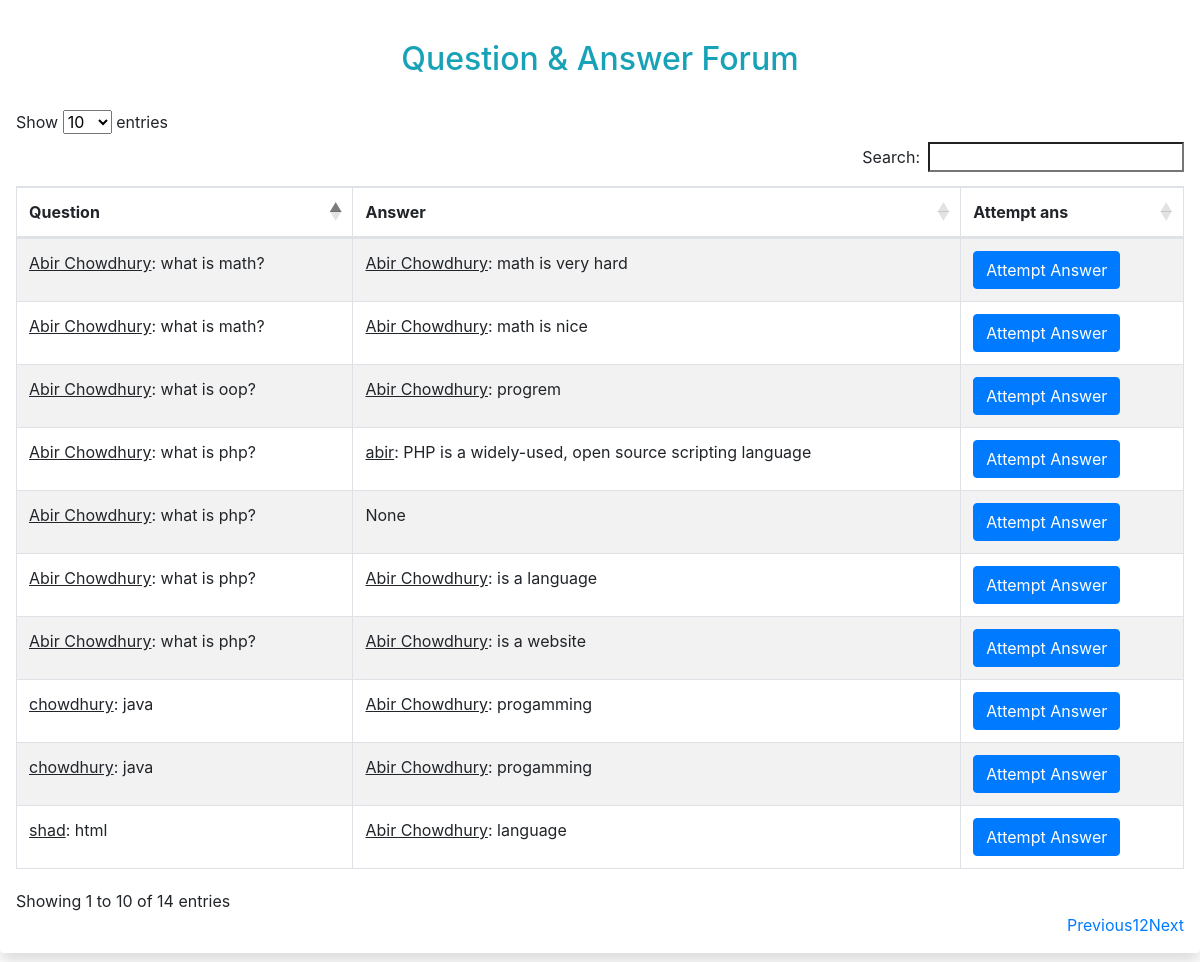
The page /user_qs_ans.php on the database its author committed.
### tables this page shows
CREATE TABLE `req_qs_accept` (
  `S_no` int(11) NOT NULL,
  `User_name` varchar(255) NOT NULL,
  `user_email` varchar(255) NOT NULL,
  `qs` varchar(255) NOT NULL,
  `ans_name` varchar(50) NOT NULL,
  `ans` varchar(500) NOT NULL
);

### user_qs_ans.php (the view, shortened to what this page needs)
<?php
include '_dbconnect.php';
$sql = "SELECT *  FROM req_qs_accept";
$result = mysqli_query($con, $sql);
$num1 = mysqli_num_rows($result);
$html = "";
if ($num1 > 0) {
    while ($row = $result->fetch_assoc()) {
        $qs = $row["qs"];
        $ans = $row["ans"];
        $name = $row["User_name"];
        $ans_name = $row["ans_name"];
        $name2 = "<u>$name</u>";
        $name2 .= ": ";
        $name2 .= "$qs";
        $ans_name2 = "<u>$ans_name</u>";
        $ans_name2 .= ": ";
        $ans_name2 .= "$ans";
        if($ans == 'None'){
            $ans_name2 = 'None';
        }
        $html = $html  . "<tr>" .
            '<form action="/covid/requestedfile.php" method="POST">' .
            '<td><input hidden type="text" name="id" placeholder="Enter Doctor ID" value="' . $row["S_no"] . '">' .$name2. " </td>" .
            "<td>" .$ans_name2. "</td> " .
            '<td>' .
            '<a class="btn btn-primary" href="/EduShare/user_attemp_ans.php?id=' . $row["S_no"] . '">Attempt Answer</a> ' .
            '</td>' .
            '</form>' .
            "</tr>";
    }
}
?>
<!DOCTYPE html>
<html lang="en">
<head>
    <link rel="stylesheet" href="https://cdnjs.cloudflare.com/ajax/libs/twitter-bootstrap/4.5.2/css/bootstrap.css">
    <link rel="stylesheet" href="https://cdn.datatables.net/1.10.23/css/dataTables.bootstrap4.min.css">
</head>
<body>
    <div class="shadow p-3 mb-5 bg-white rounded">
        <h2 class="text-center p-4 text-capitalize text-info">Question & Answer Forum</h2>
        <table id="example" class="table table-striped table-bordered" style="width:100%">
            <thead>
                <tr>
                    <th>Question</th>
                    <th>Answer</th>
                    <th>Attempt ans</th>
                </tr>
            </thead>
            <tbody>
                <?php
                echo  $html
                ?>
            </tbody>
        </table>
    </div>
</body>
</html>

### rows shown on the page
req_qs_accept: User_name "Abir Chowdhury", qs ": what is php?", ans_name "abir", ans ": PHP is a widely-used, open source scripting language"
req_qs_accept: User_name "Abir Chowdhury", qs ": what is php?", ans "None"
req_qs_accept: User_name "shad", qs ": html", ans_name "Abir Chowdhury", ans ": language"
req_qs_accept: User_name "chowdhury", qs ": java", ans_name "Abir Chowdhury", ans ": progamming"
req_qs_accept: User_name "chowdhury", qs ": java", ans_name "Abir Chowdhury", ans ": progamming"
req_qs_accept: User_name "Abir Chowdhury", qs ": what is php?", ans_name "Abir Chowdhury", ans ": is a language"
req_qs_accept: User_name "Abir Chowdhury", qs ": what is php?", ans_name "Abir Chowdhury", ans ": is a website"
req_qs_accept: User_name "Abir Chowdhury", qs ": what is math?", ans_name "Abir Chowdhury", ans ": math is very hard"
req_qs_accept: User_name "Abir Chowdhury", qs ": what is math?", ans_name "Abir Chowdhury", ans ": math is nice"
req_qs_accept: User_name "Abir Chowdhury", qs ": what is oop?", ans_name "Abir Chowdhury", ans ": progrem"
